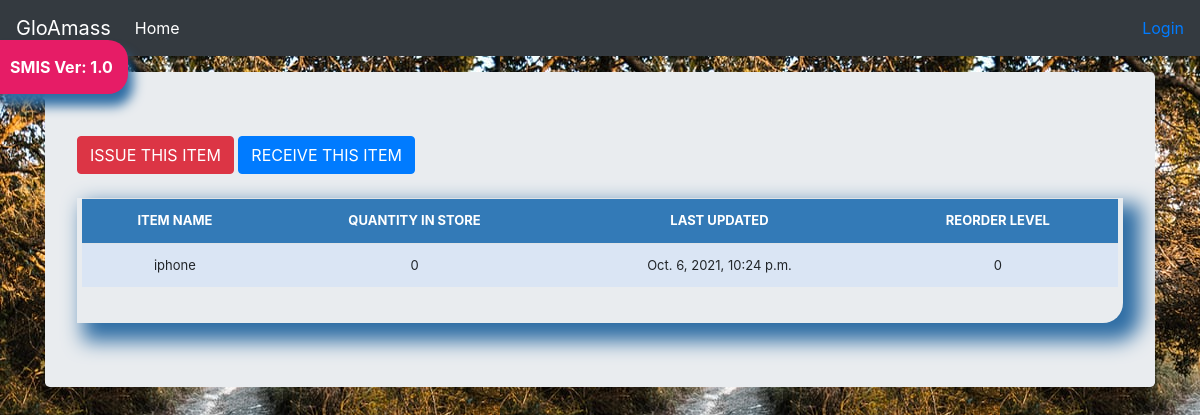
Page /stock_detail/11/ on the committed database.
### stockmgmgt/models.py (models this page shows, shortened)
class Stock(models.Model):
    category = models.ForeignKey(Category, on_delete=models.CASCADE, blank=True)
    item_name = models.CharField(max_length=50, blank=True, null=True)
    quantity = models.IntegerField(default='0', blank=True, null=True)
    receive_quantity = models.IntegerField(default='0', blank=True, null=True)
    receive_by = models.CharField(max_length=50, blank=True, null=True)
    issue_quantity = models.IntegerField(default='0', blank=True, null=True)
    issue_by = models.CharField(max_length=50, blank=True, null=True)
    issue_to = models.CharField(max_length=50, blank=True, null=True)
    phone_number = models.CharField(max_length=50, blank=True, null=True)
    created_by = models.CharField(max_length=50, blank=True, null=True)
    reorder_level = models.IntegerField(default='0', blank=True, null=True)
    last_updated = models.DateTimeField(auto_now_add=False, auto_now=True)
    timestamp = models.DateTimeField(auto_now_add=True, auto_now=False)

### stockmgmgt/views.py (the view)
# urls.py: path('stock_detail/<str:pk>/', views.stock_detail, name="stock_detail"),
def stock_detail(request, pk):
    queryset = Stock.objects.get(id=pk)
    context = {
        "queryset": queryset,
    }
    return render(request, "stock_detail.html", context)

### stockmgmgt/templates/stock_detail.html (shortened to what this page needs)
{% load static %}
{% load crispy_forms_tags %}
<!doctype html>
<html lang="en">
  <head>
    <link href="{% static 'css/stylesheet.css' %}" rel="stylesheet">
    <link href="{% static 'css/bootstrap.min.css' %}" rel="stylesheet">
        <link href="{% static 'css/navbar-top-fixed.css' %}" rel="stylesheet">
  </head>
  <body>
    {% include 'navbar.html' %}
<main role="main" class="container">
  <div class="jumbotron">
    <a href="{% url 'issue_items' queryset.id %}"><div class='btn btn-danger'>ISSUE THIS ITEM</div></a>
     <a href="{% url 'receive_items' queryset.id %}"><div class='btn btn-primary'>RECEIVE THIS ITEM</div></a>
        <br><br>
        <div class="display_table">
          <table class='table'>
                  <tr>
                    <th>ITEM NAME</th>
                    <th>QUANTITY IN STORE</th>
                    <th>LAST UPDATED</th>
                    <th>REORDER LEVEL</th>
                  </tr>
                  <tr>
                    <td>{{queryset.item_name}}</td>
                    <td>{{queryset.quantity}}</td>
                    <td>{{queryset.last_updated}}</td>
                    <td>{{queryset.reorder_level}}</td>
                  </tr>
          </table>
        </div>
  </div>
</main>
      </body>
</html>

### stockmgmgt/static/css/stylesheet.css (style rules this page uses)
body { background-color: #34eb6b; background-image: url("../img/bg.jfif"); }
.table { font-size: 13px; text-align: center; width: 95%; margin: auto; text-align: center; }
.table tr:nth-child(odd) { background: #B8CAE4 }
.table tr:nth-child(even) { background: #dae5f4 }
th { background-color: #337ab7; color: white; }
.display_table { border-bottom-right-radius: 20px; padding-left: 5px; padding-right: 5px; padding-bottom: 20px; box-shadow: 12px 12px 20px 6px #2e6da4; }

### stockmgmgt/static/css/navbar-top-fixed.css (style rules this page uses)
body { min-height: 75rem; padding-top: 4.5rem; }

### rows in the picture
Stock: item_name "iphone", quantity "0", last_updated "Oct. 6, 2021, 10:24 p.m.", reorder_level "0"
